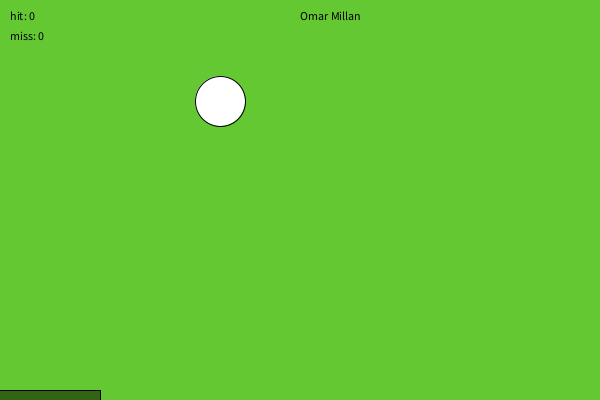
Frame 1 (no input)
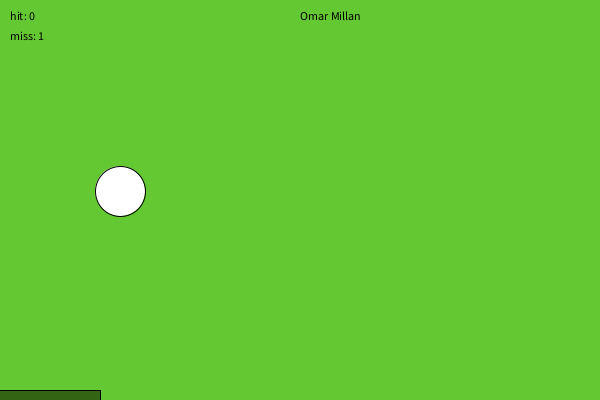
Frame 60 (the mouse pressed at the canvas centre just before this capture)
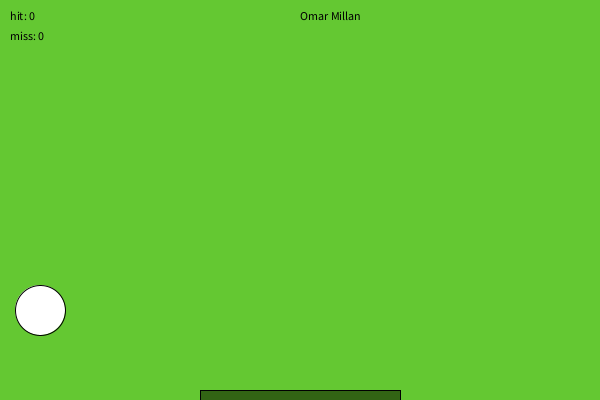
Frame 120 (the mouse held since frame 60 and released just before this capture)

The Processing sketch that drew these frames (run headless with seeded random() and noise(); from frame 60 on, the mouse is pressed at the canvas centre):

// Processing sketch: juegillo
// ── juegillo.pde
float ballX = 200;
float ballY = 100;
float speedX = 20;
float speedY = 0;
int hit = 0;
int miss = 0;
void setup() {
  size(600,400);
}
void draw() {
  //Nos vuelve a reiniciar el contador y los misses
  if(mousePressed) {hit = 0; miss = 0;}
  //El paddle va de la mano junto con el hit, esto debido a que si le damos en mousePressed, se reinicia la longitud
  float paddle = 1000/ (hit+10);
  //Este condicional nos marca los limites de nuestros frames y al llegar a la pared de lado derecho se regresa con el -speedX
  if(ballX < 0 || ballX > width) speedX = -speedX;

  //Este condicional hace que la pelota pueda rebotar, si al pasar en el eje de las y mayor a width cambia su sentido con el -speed. También establece la altura, en este caso le 
  //pongo 355 para que de la impresion de que no se desborda 
  if(ballY > 355) {
    speedY = -speedY;// Cambia su dirección
    float distance = abs(mouseX - ballX);//Mantiene los valores absolutos, se trabaja mejor y es m'as fluido.
    
    //Este condicional nos dice que si la distancia dentro de todo lo que es el paddle, nos aumentará 1 hit, lo cual reconoce, de lo contrario lo marcará como fallido si la pelota no le da.
    if (distance < paddle) hit += 1;
    else miss += 1;
  } else speedY += 1;
  ballX += speedX;
  ballY += speedY;
  
  //Color de fondo y pelota
  background(100,200,50);
  
  //color de pelota
  fill(255); 
  ellipse(ballX,ballY,50,50);
  
  //Color de paddle
  fill(50,100,20); 
  
  //nuestro cursor, que incluye coordenadas del mouse
  rect(mouseX-paddle,height-10,2*paddle,30);//el mouseX- paddle nos ayuda a abarcar todo el paddle para que no haya errores

// color de los textos
fill (0); 

//
text ("hit: " + hit, 10, 20);
text ("miss: " + miss, 10, 40);
text ("Omar Millan",300,20);
}
